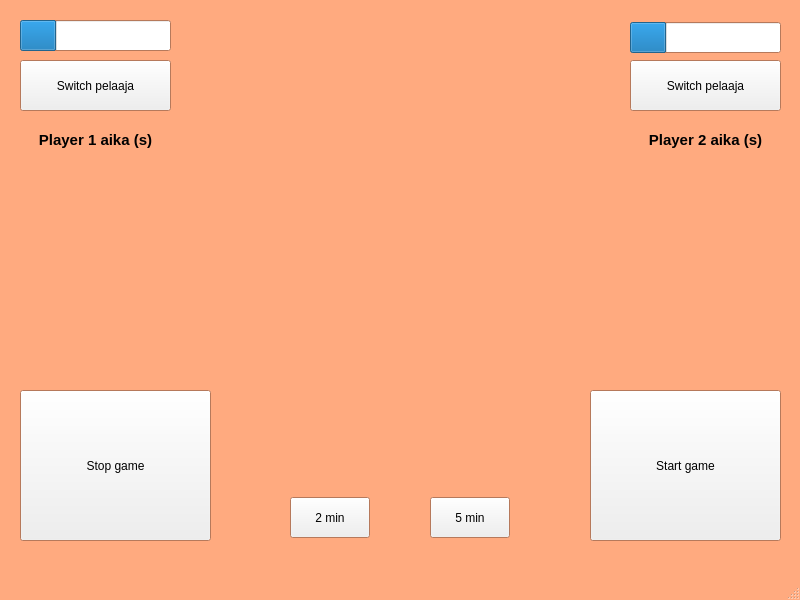
<?xml version="1.0" encoding="UTF-8"?>
<ui version="4.0">
 <class>MainWindow</class>
 <widget class="QMainWindow" name="MainWindow">
  <property name="enabled">
   <bool>true</bool>
  </property>
  <property name="geometry">
   <rect>
    <x>0</x>
    <y>0</y>
    <width>800</width>
    <height>600</height>
   </rect>
  </property>
  <property name="palette">
   <palette>
    <active>
     <colorrole role="Window">
      <brush brushstyle="SolidPattern">
       <color alpha="255">
        <red>255</red>
        <green>170</green>
        <blue>127</blue>
       </color>
      </brush>
     </colorrole>
    </active>
    <inactive>
     <colorrole role="Window">
      <brush brushstyle="SolidPattern">
       <color alpha="255">
        <red>255</red>
        <green>170</green>
        <blue>127</blue>
       </color>
      </brush>
     </colorrole>
    </inactive>
    <disabled>
     <colorrole role="Base">
      <brush brushstyle="SolidPattern">
       <color alpha="255">
        <red>255</red>
        <green>170</green>
        <blue>127</blue>
       </color>
      </brush>
     </colorrole>
     <colorrole role="Window">
      <brush brushstyle="SolidPattern">
       <color alpha="255">
        <red>255</red>
        <green>255</green>
        <blue>255</blue>
       </color>
      </brush>
     </colorrole>
    </disabled>
   </palette>
  </property>
  <property name="windowTitle">
   <string>chess o_o</string>
  </property>
  <widget class="QWidget" name="centralwidget">
   <widget class="QProgressBar" name="progressBar1">
    <property name="geometry">
     <rect>
      <x>20</x>
      <y>20</y>
      <width>151</width>
      <height>31</height>
     </rect>
    </property>
    <property name="value">
     <number>24</number>
    </property>
    <property name="textVisible">
     <bool>false</bool>
    </property>
   </widget>
   <widget class="QLabel" name="gameText">
    <property name="geometry">
     <rect>
      <x>-80</x>
      <y>-100</y>
      <width>941</width>
      <height>701</height>
     </rect>
    </property>
    <property name="palette">
     <palette>
      <active>
       <colorrole role="WindowText">
        <brush brushstyle="SolidPattern">
         <color alpha="255">
          <red>0</red>
          <green>0</green>
          <blue>0</blue>
         </color>
        </brush>
       </colorrole>
       <colorrole role="Button">
        <brush brushstyle="SolidPattern">
         <color alpha="255">
          <red>204</red>
          <green>1</green>
          <blue>255</blue>
         </color>
        </brush>
       </colorrole>
       <colorrole role="Light">
        <brush brushstyle="SolidPattern">
         <color alpha="255">
          <red>230</red>
          <green>128</green>
          <blue>255</blue>
         </color>
        </brush>
       </colorrole>
       <colorrole role="Midlight">
        <brush brushstyle="SolidPattern">
         <color alpha="255">
          <red>217</red>
          <green>64</green>
          <blue>255</blue>
         </color>
        </brush>
       </colorrole>
       <colorrole role="Dark">
        <brush brushstyle="SolidPattern">
         <color alpha="255">
          <red>102</red>
          <green>0</green>
          <blue>127</blue>
         </color>
        </brush>
       </colorrole>
       <colorrole role="Mid">
        <brush brushstyle="SolidPattern">
         <color alpha="255">
          <red>136</red>
          <green>1</green>
          <blue>170</blue>
         </color>
        </brush>
       </colorrole>
       <colorrole role="Text">
        <brush brushstyle="SolidPattern">
         <color alpha="255">
          <red>0</red>
          <green>0</green>
          <blue>0</blue>
         </color>
        </brush>
       </colorrole>
       <colorrole role="BrightText">
        <brush brushstyle="SolidPattern">
         <color alpha="255">
          <red>255</red>
          <green>255</green>
          <blue>255</blue>
         </color>
        </brush>
       </colorrole>
       <colorrole role="ButtonText">
        <brush brushstyle="SolidPattern">
         <color alpha="255">
          <red>0</red>
          <green>0</green>
          <blue>0</blue>
         </color>
        </brush>
       </colorrole>
       <colorrole role="Base">
        <brush brushstyle="SolidPattern">
         <color alpha="255">
          <red>255</red>
          <green>255</green>
          <blue>255</blue>
         </color>
        </brush>
       </colorrole>
       <colorrole role="Window">
        <brush brushstyle="SolidPattern">
         <color alpha="255">
          <red>204</red>
          <green>1</green>
          <blue>255</blue>
         </color>
        </brush>
       </colorrole>
       <colorrole role="Shadow">
        <brush brushstyle="SolidPattern">
         <color alpha="255">
          <red>0</red>
          <green>0</green>
          <blue>0</blue>
         </color>
        </brush>
       </colorrole>
       <colorrole role="AlternateBase">
        <brush brushstyle="SolidPattern">
         <color alpha="255">
          <red>229</red>
          <green>128</green>
          <blue>255</blue>
         </color>
        </brush>
       </colorrole>
       <colorrole role="ToolTipBase">
        <brush brushstyle="SolidPattern">
         <color alpha="255">
          <red>255</red>
          <green>255</green>
          <blue>220</blue>
         </color>
        </brush>
       </colorrole>
       <colorrole role="ToolTipText">
        <brush brushstyle="SolidPattern">
         <color alpha="255">
          <red>0</red>
          <green>0</green>
          <blue>0</blue>
         </color>
        </brush>
       </colorrole>
       <colorrole role="PlaceholderText">
        <brush brushstyle="SolidPattern">
         <color alpha="127">
          <red>0</red>
          <green>0</green>
          <blue>0</blue>
         </color>
        </brush>
       </colorrole>
       <colorrole role="Accent">
        <brush brushstyle="SolidPattern">
         <color alpha="255">
          <red>255</red>
          <green>255</green>
          <blue>255</blue>
         </color>
        </brush>
       </colorrole>
      </active>
      <inactive>
       <colorrole role="WindowText">
        <brush brushstyle="SolidPattern">
         <color alpha="255">
          <red>0</red>
          <green>0</green>
          <blue>0</blue>
         </color>
        </brush>
       </colorrole>
       <colorrole role="Button">
        <brush brushstyle="SolidPattern">
         <color alpha="255">
          <red>204</red>
          <green>1</green>
          <blue>255</blue>
         </color>
        </brush>
       </colorrole>
       <colorrole role="Light">
        <brush brushstyle="SolidPattern">
         <color alpha="255">
          <red>230</red>
          <green>128</green>
          <blue>255</blue>
         </color>
        </brush>
       </colorrole>
       <colorrole role="Midlight">
        <brush brushstyle="SolidPattern">
         <color alpha="255">
          <red>217</red>
          <green>64</green>
          <blue>255</blue>
         </color>
        </brush>
       </colorrole>
       <colorrole role="Dark">
        <brush brushstyle="SolidPattern">
         <color alpha="255">
          <red>102</red>
          <green>0</green>
          <blue>127</blue>
         </color>
        </brush>
       </colorrole>
       <colorrole role="Mid">
        <brush brushstyle="SolidPattern">
         <color alpha="255">
          <red>136</red>
          <green>1</green>
          <blue>170</blue>
         </color>
        </brush>
       </colorrole>
       <colorrole role="Text">
        <brush brushstyle="SolidPattern">
         <color alpha="255">
          <red>0</red>
          <green>0</green>
          <blue>0</blue>
         </color>
        </brush>
       </colorrole>
       <colorrole role="BrightText">
        <brush brushstyle="SolidPattern">
         <color alpha="255">
          <red>255</red>
          <green>255</green>
          <blue>255</blue>
         </color>
        </brush>
       </colorrole>
       <colorrole role="ButtonText">
        <brush brushstyle="SolidPattern">
         <color alpha="255">
          <red>0</red>
          <green>0</green>
          <blue>0</blue>
         </color>
        </brush>
       </colorrole>
       <colorrole role="Base">
        <brush brushstyle="SolidPattern">
         <color alpha="255">
          <red>255</red>
          <green>255</green>
          <blue>255</blue>
         </color>
        </brush>
       </colorrole>
       <colorrole role="Window">
        <brush brushstyle="SolidPattern">
         <color alpha="255">
          <red>204</red>
          <green>1</green>
          <blue>255</blue>
         </color>
        </brush>
       </colorrole>
       <colorrole role="Shadow">
        <brush brushstyle="SolidPattern">
         <color alpha="255">
          <red>0</red>
          <green>0</green>
          <blue>0</blue>
         </color>
        </brush>
       </colorrole>
       <colorrole role="AlternateBase">
        <brush brushstyle="SolidPattern">
         <color alpha="255">
          <red>229</red>
          <green>128</green>
          <blue>255</blue>
         </color>
        </brush>
       </colorrole>
       <colorrole role="ToolTipBase">
        <brush brushstyle="SolidPattern">
         <color alpha="255">
          <red>255</red>
          <green>255</green>
          <blue>220</blue>
         </color>
        </brush>
       </colorrole>
       <colorrole role="ToolTipText">
        <brush brushstyle="SolidPattern">
         <color alpha="255">
          <red>0</red>
          <green>0</green>
          <blue>0</blue>
         </color>
        </brush>
       </colorrole>
       <colorrole role="PlaceholderText">
        <brush brushstyle="SolidPattern">
         <color alpha="127">
          <red>0</red>
          <green>0</green>
          <blue>0</blue>
         </color>
        </brush>
       </colorrole>
       <colorrole role="Accent">
        <brush brushstyle="SolidPattern">
         <color alpha="255">
          <red>255</red>
          <green>255</green>
          <blue>255</blue>
         </color>
        </brush>
       </colorrole>
      </inactive>
      <disabled>
       <colorrole role="WindowText">
        <brush brushstyle="SolidPattern">
         <color alpha="255">
          <red>102</red>
          <green>0</green>
          <blue>127</blue>
         </color>
        </brush>
       </colorrole>
       <colorrole role="Button">
        <brush brushstyle="SolidPattern">
         <color alpha="255">
          <red>204</red>
          <green>1</green>
          <blue>255</blue>
         </color>
        </brush>
       </colorrole>
       <colorrole role="Light">
        <brush brushstyle="SolidPattern">
         <color alpha="255">
          <red>230</red>
          <green>128</green>
          <blue>255</blue>
         </color>
        </brush>
       </colorrole>
       <colorrole role="Midlight">
        <brush brushstyle="SolidPattern">
         <color alpha="255">
          <red>217</red>
          <green>64</green>
          <blue>255</blue>
         </color>
        </brush>
       </colorrole>
       <colorrole role="Dark">
        <brush brushstyle="SolidPattern">
         <color alpha="255">
          <red>102</red>
          <green>0</green>
          <blue>127</blue>
         </color>
        </brush>
       </colorrole>
       <colorrole role="Mid">
        <brush brushstyle="SolidPattern">
         <color alpha="255">
          <red>136</red>
          <green>1</green>
          <blue>170</blue>
         </color>
        </brush>
       </colorrole>
       <colorrole role="Text">
        <brush brushstyle="SolidPattern">
         <color alpha="255">
          <red>102</red>
          <green>0</green>
          <blue>127</blue>
         </color>
        </brush>
       </colorrole>
       <colorrole role="BrightText">
        <brush brushstyle="SolidPattern">
         <color alpha="255">
          <red>255</red>
          <green>255</green>
          <blue>255</blue>
         </color>
        </brush>
       </colorrole>
       <colorrole role="ButtonText">
        <brush brushstyle="SolidPattern">
         <color alpha="255">
          <red>102</red>
          <green>0</green>
          <blue>127</blue>
         </color>
        </brush>
       </colorrole>
       <colorrole role="Base">
        <brush brushstyle="SolidPattern">
         <color alpha="255">
          <red>204</red>
          <green>1</green>
          <blue>255</blue>
         </color>
        </brush>
       </colorrole>
       <colorrole role="Window">
        <brush brushstyle="SolidPattern">
         <color alpha="255">
          <red>204</red>
          <green>1</green>
          <blue>255</blue>
         </color>
        </brush>
       </colorrole>
       <colorrole role="Shadow">
        <brush brushstyle="SolidPattern">
         <color alpha="255">
          <red>0</red>
          <green>0</green>
          <blue>0</blue>
         </color>
        </brush>
       </colorrole>
       <colorrole role="AlternateBase">
        <brush brushstyle="SolidPattern">
         <color alpha="255">
          <red>204</red>
          <green>1</green>
          <blue>255</blue>
         </color>
        </brush>
       </colorrole>
       <colorrole role="ToolTipBase">
        <brush brushstyle="SolidPattern">
         <color alpha="255">
          <red>255</red>
          <green>255</green>
          <blue>220</blue>
         </color>
        </brush>
       </colorrole>
       <colorrole role="ToolTipText">
        <brush brushstyle="SolidPattern">
         <color alpha="255">
          <red>0</red>
          <green>0</green>
          <blue>0</blue>
         </color>
        </brush>
       </colorrole>
       <colorrole role="PlaceholderText">
        <brush brushstyle="SolidPattern">
         <color alpha="127">
          <red>102</red>
          <green>0</green>
          <blue>127</blue>
         </color>
        </brush>
       </colorrole>
       <colorrole role="Accent">
        <brush brushstyle="SolidPattern">
         <color alpha="255">
          <red>219</red>
          <green>77</green>
          <blue>255</blue>
         </color>
        </brush>
       </colorrole>
      </disabled>
     </palette>
    </property>
    <property name="font">
     <font>
      <bold>true</bold>
     </font>
    </property>
    <property name="text">
     <string/>
    </property>
    <property name="pixmap">
     <pixmap>:/new/kukumper/build/ahyes.jpeg</pixmap>
    </property>
    <property name="scaledContents">
     <bool>false</bool>
    </property>
    <property name="alignment">
     <set>Qt::AlignmentFlag::AlignCenter</set>
    </property>
   </widget>
   <widget class="QPushButton" name="aikaButton1">
    <property name="geometry">
     <rect>
      <x>290</x>
      <y>497</y>
      <width>80</width>
      <height>41</height>
     </rect>
    </property>
    <property name="text">
     <string>2 min</string>
    </property>
   </widget>
   <widget class="QPushButton" name="stopButton">
    <property name="geometry">
     <rect>
      <x>20</x>
      <y>390</y>
      <width>191</width>
      <height>151</height>
     </rect>
    </property>
    <property name="text">
     <string>Stop game</string>
    </property>
   </widget>
   <widget class="QPushButton" name="startButton">
    <property name="geometry">
     <rect>
      <x>590</x>
      <y>390</y>
      <width>191</width>
      <height>151</height>
     </rect>
    </property>
    <property name="text">
     <string>Start game</string>
    </property>
   </widget>
   <widget class="QProgressBar" name="progressBar2">
    <property name="geometry">
     <rect>
      <x>630</x>
      <y>22</y>
      <width>151</width>
      <height>31</height>
     </rect>
    </property>
    <property name="layoutDirection">
     <enum>Qt::LayoutDirection::LeftToRight</enum>
    </property>
    <property name="value">
     <number>24</number>
    </property>
    <property name="textVisible">
     <bool>false</bool>
    </property>
    <property name="orientation">
     <enum>Qt::Orientation::Horizontal</enum>
    </property>
    <property name="invertedAppearance">
     <bool>false</bool>
    </property>
   </widget>
   <widget class="QPushButton" name="aikaButton2">
    <property name="geometry">
     <rect>
      <x>430</x>
      <y>497</y>
      <width>80</width>
      <height>41</height>
     </rect>
    </property>
    <property name="text">
     <string>5 min</string>
    </property>
   </widget>
   <widget class="QPushButton" name="switchButton1">
    <property name="geometry">
     <rect>
      <x>20</x>
      <y>60</y>
      <width>151</width>
      <height>51</height>
     </rect>
    </property>
    <property name="text">
     <string>Switch pelaaja</string>
    </property>
   </widget>
   <widget class="QPushButton" name="switchButton2">
    <property name="geometry">
     <rect>
      <x>630</x>
      <y>60</y>
      <width>151</width>
      <height>51</height>
     </rect>
    </property>
    <property name="text">
     <string>Switch pelaaja</string>
    </property>
   </widget>
   <widget class="QLabel" name="p1Aika">
    <property name="geometry">
     <rect>
      <x>20</x>
      <y>150</y>
      <width>151</width>
      <height>21</height>
     </rect>
    </property>
    <property name="palette">
     <palette>
      <active>
       <colorrole role="WindowText">
        <brush brushstyle="SolidPattern">
         <color alpha="255">
          <red>0</red>
          <green>0</green>
          <blue>0</blue>
         </color>
        </brush>
       </colorrole>
       <colorrole role="Button">
        <brush brushstyle="SolidPattern">
         <color alpha="255">
          <red>0</red>
          <green>0</green>
          <blue>0</blue>
         </color>
        </brush>
       </colorrole>
       <colorrole role="Light">
        <brush brushstyle="SolidPattern">
         <color alpha="255">
          <red>0</red>
          <green>0</green>
          <blue>0</blue>
         </color>
        </brush>
       </colorrole>
       <colorrole role="Midlight">
        <brush brushstyle="SolidPattern">
         <color alpha="255">
          <red>0</red>
          <green>0</green>
          <blue>0</blue>
         </color>
        </brush>
       </colorrole>
       <colorrole role="Dark">
        <brush brushstyle="SolidPattern">
         <color alpha="255">
          <red>0</red>
          <green>0</green>
          <blue>0</blue>
         </color>
        </brush>
       </colorrole>
       <colorrole role="Mid">
        <brush brushstyle="SolidPattern">
         <color alpha="255">
          <red>0</red>
          <green>0</green>
          <blue>0</blue>
         </color>
        </brush>
       </colorrole>
       <colorrole role="Text">
        <brush brushstyle="SolidPattern">
         <color alpha="255">
          <red>0</red>
          <green>0</green>
          <blue>0</blue>
         </color>
        </brush>
       </colorrole>
       <colorrole role="BrightText">
        <brush brushstyle="SolidPattern">
         <color alpha="255">
          <red>0</red>
          <green>0</green>
          <blue>0</blue>
         </color>
        </brush>
       </colorrole>
       <colorrole role="ButtonText">
        <brush brushstyle="SolidPattern">
         <color alpha="255">
          <red>0</red>
          <green>0</green>
          <blue>0</blue>
         </color>
        </brush>
       </colorrole>
       <colorrole role="Base">
        <brush brushstyle="SolidPattern">
         <color alpha="255">
          <red>0</red>
          <green>0</green>
          <blue>0</blue>
         </color>
        </brush>
       </colorrole>
       <colorrole role="Window">
        <brush brushstyle="SolidPattern">
         <color alpha="255">
          <red>0</red>
          <green>0</green>
          <blue>0</blue>
         </color>
        </brush>
       </colorrole>
       <colorrole role="Shadow">
        <brush brushstyle="SolidPattern">
         <color alpha="255">
          <red>0</red>
          <green>0</green>
          <blue>0</blue>
         </color>
        </brush>
       </colorrole>
       <colorrole role="HighlightedText">
        <brush brushstyle="SolidPattern">
         <color alpha="255">
          <red>0</red>
          <green>0</green>
          <blue>0</blue>
         </color>
        </brush>
       </colorrole>
       <colorrole role="AlternateBase">
        <brush brushstyle="SolidPattern">
         <color alpha="255">
          <red>0</red>
          <green>0</green>
          <blue>0</blue>
         </color>
        </brush>
       </colorrole>
       <colorrole role="ToolTipBase">
        <brush brushstyle="SolidPattern">
         <color alpha="255">
          <red>255</red>
          <green>255</green>
          <blue>220</blue>
         </color>
        </brush>
       </colorrole>
       <colorrole role="ToolTipText">
        <brush brushstyle="SolidPattern">
         <color alpha="255">
          <red>0</red>
          <green>0</green>
          <blue>0</blue>
         </color>
        </brush>
       </colorrole>
       <colorrole role="PlaceholderText">
        <brush brushstyle="SolidPattern">
         <color alpha="127">
          <red>255</red>
          <green>255</green>
          <blue>255</blue>
         </color>
        </brush>
       </colorrole>
       <colorrole role="Accent">
        <brush brushstyle="SolidPattern">
         <color alpha="255">
          <red>0</red>
          <green>0</green>
          <blue>0</blue>
         </color>
        </brush>
       </colorrole>
      </active>
      <inactive>
       <colorrole role="WindowText">
        <brush brushstyle="SolidPattern">
         <color alpha="255">
          <red>0</red>
          <green>0</green>
          <blue>0</blue>
         </color>
        </brush>
       </colorrole>
       <colorrole role="Button">
        <brush brushstyle="SolidPattern">
         <color alpha="255">
          <red>0</red>
          <green>0</green>
          <blue>0</blue>
         </color>
        </brush>
       </colorrole>
       <colorrole role="Light">
        <brush brushstyle="SolidPattern">
         <color alpha="255">
          <red>0</red>
          <green>0</green>
          <blue>0</blue>
         </color>
        </brush>
       </colorrole>
       <colorrole role="Midlight">
        <brush brushstyle="SolidPattern">
         <color alpha="255">
          <red>0</red>
          <green>0</green>
          <blue>0</blue>
         </color>
        </brush>
       </colorrole>
       <colorrole role="Dark">
        <brush brushstyle="SolidPattern">
         <color alpha="255">
          <red>0</red>
          <green>0</green>
          <blue>0</blue>
         </color>
        </brush>
       </colorrole>
       <colorrole role="Mid">
        <brush brushstyle="SolidPattern">
         <color alpha="255">
          <red>0</red>
          <green>0</green>
          <blue>0</blue>
         </color>
        </brush>
       </colorrole>
       <colorrole role="Text">
        <brush brushstyle="SolidPattern">
         <color alpha="255">
          <red>0</red>
          <green>0</green>
          <blue>0</blue>
         </color>
        </brush>
       </colorrole>
       <colorrole role="BrightText">
        <brush brushstyle="SolidPattern">
         <color alpha="255">
          <red>0</red>
          <green>0</green>
          <blue>0</blue>
         </color>
        </brush>
       </colorrole>
       <colorrole role="ButtonText">
        <brush brushstyle="SolidPattern">
         <color alpha="255">
          <red>0</red>
          <green>0</green>
          <blue>0</blue>
         </color>
        </brush>
       </colorrole>
       <colorrole role="Base">
        <brush brushstyle="SolidPattern">
         <color alpha="255">
          <red>0</red>
          <green>0</green>
          <blue>0</blue>
         </color>
        </brush>
       </colorrole>
       <colorrole role="Window">
        <brush brushstyle="SolidPattern">
         <color alpha="255">
          <red>0</red>
          <green>0</green>
          <blue>0</blue>
         </color>
        </brush>
       </colorrole>
       <colorrole role="Shadow">
        <brush brushstyle="SolidPattern">
         <color alpha="255">
          <red>0</red>
          <green>0</green>
          <blue>0</blue>
         </color>
        </brush>
       </colorrole>
       <colorrole role="HighlightedText">
        <brush brushstyle="SolidPattern">
         <color alpha="255">
          <red>0</red>
          <green>0</green>
          <blue>0</blue>
         </color>
        </brush>
       </colorrole>
       <colorrole role="AlternateBase">
        <brush brushstyle="SolidPattern">
         <color alpha="255">
          <red>0</red>
          <green>0</green>
          <blue>0</blue>
         </color>
        </brush>
       </colorrole>
       <colorrole role="ToolTipBase">
        <brush brushstyle="SolidPattern">
         <color alpha="255">
          <red>255</red>
          <green>255</green>
          <blue>220</blue>
         </color>
        </brush>
       </colorrole>
       <colorrole role="ToolTipText">
        <brush brushstyle="SolidPattern">
         <color alpha="255">
          <red>0</red>
          <green>0</green>
          <blue>0</blue>
         </color>
        </brush>
       </colorrole>
       <colorrole role="PlaceholderText">
        <brush brushstyle="SolidPattern">
         <color alpha="127">
          <red>255</red>
          <green>255</green>
          <blue>255</blue>
         </color>
        </brush>
       </colorrole>
       <colorrole role="Accent">
        <brush brushstyle="SolidPattern">
         <color alpha="255">
          <red>0</red>
          <green>0</green>
          <blue>0</blue>
         </color>
        </brush>
       </colorrole>
      </inactive>
      <disabled>
       <colorrole role="WindowText">
        <brush brushstyle="SolidPattern">
         <color alpha="255">
          <red>0</red>
          <green>0</green>
          <blue>0</blue>
         </color>
        </brush>
       </colorrole>
       <colorrole role="Button">
        <brush brushstyle="SolidPattern">
         <color alpha="255">
          <red>0</red>
          <green>0</green>
          <blue>0</blue>
         </color>
        </brush>
       </colorrole>
       <colorrole role="Light">
        <brush brushstyle="SolidPattern">
         <color alpha="255">
          <red>0</red>
          <green>0</green>
          <blue>0</blue>
         </color>
        </brush>
       </colorrole>
       <colorrole role="Midlight">
        <brush brushstyle="SolidPattern">
         <color alpha="255">
          <red>0</red>
          <green>0</green>
          <blue>0</blue>
         </color>
        </brush>
       </colorrole>
       <colorrole role="Dark">
        <brush brushstyle="SolidPattern">
         <color alpha="255">
          <red>0</red>
          <green>0</green>
          <blue>0</blue>
         </color>
        </brush>
       </colorrole>
       <colorrole role="Mid">
        <brush brushstyle="SolidPattern">
         <color alpha="255">
          <red>0</red>
          <green>0</green>
          <blue>0</blue>
         </color>
        </brush>
       </colorrole>
       <colorrole role="Text">
        <brush brushstyle="SolidPattern">
         <color alpha="255">
          <red>0</red>
          <green>0</green>
          <blue>0</blue>
         </color>
        </brush>
       </colorrole>
       <colorrole role="BrightText">
        <brush brushstyle="SolidPattern">
         <color alpha="255">
          <red>0</red>
          <green>0</green>
          <blue>0</blue>
         </color>
        </brush>
       </colorrole>
       <colorrole role="ButtonText">
        <brush brushstyle="SolidPattern">
         <color alpha="255">
          <red>0</red>
          <green>0</green>
          <blue>0</blue>
         </color>
        </brush>
       </colorrole>
       <colorrole role="Base">
        <brush brushstyle="SolidPattern">
         <color alpha="255">
          <red>0</red>
          <green>0</green>
          <blue>0</blue>
         </color>
        </brush>
       </colorrole>
       <colorrole role="Window">
        <brush brushstyle="SolidPattern">
         <color alpha="255">
          <red>0</red>
          <green>0</green>
          <blue>0</blue>
         </color>
        </brush>
       </colorrole>
       <colorrole role="Shadow">
        <brush brushstyle="SolidPattern">
         <color alpha="255">
          <red>0</red>
          <green>0</green>
          <blue>0</blue>
         </color>
        </brush>
       </colorrole>
       <colorrole role="HighlightedText">
        <brush brushstyle="SolidPattern">
         <color alpha="255">
          <red>0</red>
          <green>0</green>
          <blue>0</blue>
         </color>
        </brush>
       </colorrole>
       <colorrole role="AlternateBase">
        <brush brushstyle="SolidPattern">
         <color alpha="255">
          <red>0</red>
          <green>0</green>
          <blue>0</blue>
         </color>
        </brush>
       </colorrole>
       <colorrole role="ToolTipBase">
        <brush brushstyle="SolidPattern">
         <color alpha="255">
          <red>255</red>
          <green>255</green>
          <blue>220</blue>
         </color>
        </brush>
       </colorrole>
       <colorrole role="ToolTipText">
        <brush brushstyle="SolidPattern">
         <color alpha="255">
          <red>0</red>
          <green>0</green>
          <blue>0</blue>
         </color>
        </brush>
       </colorrole>
       <colorrole role="PlaceholderText">
        <brush brushstyle="SolidPattern">
         <color alpha="127">
          <red>0</red>
          <green>0</green>
          <blue>0</blue>
         </color>
        </brush>
       </colorrole>
       <colorrole role="Accent">
        <brush brushstyle="SolidPattern">
         <color alpha="255">
          <red>0</red>
          <green>0</green>
          <blue>0</blue>
         </color>
        </brush>
       </colorrole>
      </disabled>
     </palette>
    </property>
    <property name="font">
     <font>
      <family>Source Code Pro</family>
      <pointsize>15</pointsize>
      <bold>true</bold>
     </font>
    </property>
    <property name="text">
     <string/>
    </property>
    <property name="alignment">
     <set>Qt::AlignmentFlag::AlignCenter</set>
    </property>
   </widget>
   <widget class="QLabel" name="p2Aika">
    <property name="geometry">
     <rect>
      <x>630</x>
      <y>150</y>
      <width>151</width>
      <height>20</height>
     </rect>
    </property>
    <property name="palette">
     <palette>
      <active>
       <colorrole role="WindowText">
        <brush brushstyle="SolidPattern">
         <color alpha="255">
          <red>0</red>
          <green>0</green>
          <blue>0</blue>
         </color>
        </brush>
       </colorrole>
       <colorrole role="Button">
        <brush brushstyle="SolidPattern">
         <color alpha="255">
          <red>0</red>
          <green>0</green>
          <blue>0</blue>
         </color>
        </brush>
       </colorrole>
       <colorrole role="Light">
        <brush brushstyle="SolidPattern">
         <color alpha="255">
          <red>0</red>
          <green>0</green>
          <blue>0</blue>
         </color>
        </brush>
       </colorrole>
       <colorrole role="Midlight">
        <brush brushstyle="SolidPattern">
         <color alpha="255">
          <red>0</red>
          <green>0</green>
          <blue>0</blue>
         </color>
        </brush>
       </colorrole>
       <colorrole role="Dark">
        <brush brushstyle="SolidPattern">
         <color alpha="255">
          <red>0</red>
          <green>0</green>
          <blue>0</blue>
         </color>
        </brush>
       </colorrole>
       <colorrole role="Mid">
        <brush brushstyle="SolidPattern">
         <color alpha="255">
          <red>0</red>
          <green>0</green>
          <blue>0</blue>
         </color>
        </brush>
       </colorrole>
       <colorrole role="Text">
        <brush brushstyle="SolidPattern">
         <color alpha="255">
          <red>255</red>
          <green>255</green>
          <blue>255</blue>
         </color>
        </brush>
       </colorrole>
       <colorrole role="BrightText">
        <brush brushstyle="SolidPattern">
         <color alpha="255">
          <red>255</red>
          <green>255</green>
          <blue>255</blue>
         </color>
        </brush>
       </colorrole>
       <colorrole role="ButtonText">
        <brush brushstyle="SolidPattern">
         <color alpha="255">
          <red>255</red>
          <green>255</green>
          <blue>255</blue>
         </color>
        </brush>
       </colorrole>
       <colorrole role="Base">
        <brush brushstyle="SolidPattern">
         <color alpha="255">
          <red>0</red>
          <green>0</green>
          <blue>0</blue>
         </color>
        </brush>
       </colorrole>
       <colorrole role="Window">
        <brush brushstyle="SolidPattern">
         <color alpha="255">
          <red>0</red>
          <green>0</green>
          <blue>0</blue>
         </color>
        </brush>
       </colorrole>
       <colorrole role="Shadow">
        <brush brushstyle="SolidPattern">
         <color alpha="255">
          <red>0</red>
          <green>0</green>
          <blue>0</blue>
         </color>
        </brush>
       </colorrole>
       <colorrole role="AlternateBase">
        <brush brushstyle="SolidPattern">
         <color alpha="255">
          <red>0</red>
          <green>0</green>
          <blue>0</blue>
         </color>
        </brush>
       </colorrole>
       <colorrole role="ToolTipBase">
        <brush brushstyle="SolidPattern">
         <color alpha="255">
          <red>255</red>
          <green>255</green>
          <blue>220</blue>
         </color>
        </brush>
       </colorrole>
       <colorrole role="ToolTipText">
        <brush brushstyle="SolidPattern">
         <color alpha="255">
          <red>0</red>
          <green>0</green>
          <blue>0</blue>
         </color>
        </brush>
       </colorrole>
       <colorrole role="PlaceholderText">
        <brush brushstyle="SolidPattern">
         <color alpha="127">
          <red>255</red>
          <green>255</green>
          <blue>255</blue>
         </color>
        </brush>
       </colorrole>
       <colorrole role="Accent">
        <brush brushstyle="SolidPattern">
         <color alpha="255">
          <red>0</red>
          <green>0</green>
          <blue>0</blue>
         </color>
        </brush>
       </colorrole>
      </active>
      <inactive>
       <colorrole role="WindowText">
        <brush brushstyle="SolidPattern">
         <color alpha="255">
          <red>0</red>
          <green>0</green>
          <blue>0</blue>
         </color>
        </brush>
       </colorrole>
       <colorrole role="Button">
        <brush brushstyle="SolidPattern">
         <color alpha="255">
          <red>0</red>
          <green>0</green>
          <blue>0</blue>
         </color>
        </brush>
       </colorrole>
       <colorrole role="Light">
        <brush brushstyle="SolidPattern">
         <color alpha="255">
          <red>0</red>
          <green>0</green>
          <blue>0</blue>
         </color>
        </brush>
       </colorrole>
       <colorrole role="Midlight">
        <brush brushstyle="SolidPattern">
         <color alpha="255">
          <red>0</red>
          <green>0</green>
          <blue>0</blue>
         </color>
        </brush>
       </colorrole>
       <colorrole role="Dark">
        <brush brushstyle="SolidPattern">
         <color alpha="255">
          <red>0</red>
          <green>0</green>
          <blue>0</blue>
         </color>
        </brush>
       </colorrole>
       <colorrole role="Mid">
        <brush brushstyle="SolidPattern">
         <color alpha="255">
          <red>0</red>
          <green>0</green>
          <blue>0</blue>
         </color>
        </brush>
       </colorrole>
       <colorrole role="Text">
        <brush brushstyle="SolidPattern">
         <color alpha="255">
          <red>255</red>
          <green>255</green>
          <blue>255</blue>
         </color>
        </brush>
       </colorrole>
       <colorrole role="BrightText">
        <brush brushstyle="SolidPattern">
         <color alpha="255">
          <red>255</red>
          <green>255</green>
          <blue>255</blue>
         </color>
        </brush>
       </colorrole>
       <colorrole role="ButtonText">
        <brush brushstyle="SolidPattern">
         <color alpha="255">
          <red>255</red>
          <green>255</green>
          <blue>255</blue>
         </color>
        </brush>
       </colorrole>
       <colorrole role="Base">
        <brush brushstyle="SolidPattern">
         <color alpha="255">
          <red>0</red>
          <green>0</green>
          <blue>0</blue>
         </color>
        </brush>
       </colorrole>
       <colorrole role="Window">
        <brush brushstyle="SolidPattern">
         <color alpha="255">
          <red>0</red>
          <green>0</green>
          <blue>0</blue>
         </color>
        </brush>
       </colorrole>
       <colorrole role="Shadow">
        <brush brushstyle="SolidPattern">
         <color alpha="255">
          <red>0</red>
          <green>0</green>
          <blue>0</blue>
         </color>
        </brush>
       </colorrole>
       <colorrole role="AlternateBase">
        <brush brushstyle="SolidPattern">
         <color alpha="255">
          <red>0</red>
          <green>0</green>
          <blue>0</blue>
         </color>
        </brush>
       </colorrole>
       <colorrole role="ToolTipBase">
        <brush brushstyle="SolidPattern">
         <color alpha="255">
          <red>255</red>
          <green>255</green>
          <blue>220</blue>
         </color>
        </brush>
       </colorrole>
       <colorrole role="ToolTipText">
        <brush brushstyle="SolidPattern">
         <color alpha="255">
          <red>0</red>
          <green>0</green>
          <blue>0</blue>
         </color>
        </brush>
       </colorrole>
       <colorrole role="PlaceholderText">
        <brush brushstyle="SolidPattern">
         <color alpha="127">
          <red>255</red>
          <green>255</green>
          <blue>255</blue>
         </color>
        </brush>
       </colorrole>
       <colorrole role="Accent">
        <brush brushstyle="SolidPattern">
         <color alpha="255">
          <red>0</red>
          <green>0</green>
          <blue>0</blue>
         </color>
        </brush>
       </colorrole>
      </inactive>
      <disabled>
       <colorrole role="WindowText">
        <brush brushstyle="SolidPattern">
         <color alpha="255">
          <red>0</red>
          <green>0</green>
          <blue>0</blue>
         </color>
        </brush>
       </colorrole>
       <colorrole role="Button">
        <brush brushstyle="SolidPattern">
         <color alpha="255">
          <red>0</red>
          <green>0</green>
          <blue>0</blue>
         </color>
        </brush>
       </colorrole>
       <colorrole role="Light">
        <brush brushstyle="SolidPattern">
         <color alpha="255">
          <red>0</red>
          <green>0</green>
          <blue>0</blue>
         </color>
        </brush>
       </colorrole>
       <colorrole role="Midlight">
        <brush brushstyle="SolidPattern">
         <color alpha="255">
          <red>0</red>
          <green>0</green>
          <blue>0</blue>
         </color>
        </brush>
       </colorrole>
       <colorrole role="Dark">
        <brush brushstyle="SolidPattern">
         <color alpha="255">
          <red>0</red>
          <green>0</green>
          <blue>0</blue>
         </color>
        </brush>
       </colorrole>
       <colorrole role="Mid">
        <brush brushstyle="SolidPattern">
         <color alpha="255">
          <red>0</red>
          <green>0</green>
          <blue>0</blue>
         </color>
        </brush>
       </colorrole>
       <colorrole role="Text">
        <brush brushstyle="SolidPattern">
         <color alpha="255">
          <red>0</red>
          <green>0</green>
          <blue>0</blue>
         </color>
        </brush>
       </colorrole>
       <colorrole role="BrightText">
        <brush brushstyle="SolidPattern">
         <color alpha="255">
          <red>255</red>
          <green>255</green>
          <blue>255</blue>
         </color>
        </brush>
       </colorrole>
       <colorrole role="ButtonText">
        <brush brushstyle="SolidPattern">
         <color alpha="255">
          <red>0</red>
          <green>0</green>
          <blue>0</blue>
         </color>
        </brush>
       </colorrole>
       <colorrole role="Base">
        <brush brushstyle="SolidPattern">
         <color alpha="255">
          <red>0</red>
          <green>0</green>
          <blue>0</blue>
         </color>
        </brush>
       </colorrole>
       <colorrole role="Window">
        <brush brushstyle="SolidPattern">
         <color alpha="255">
          <red>0</red>
          <green>0</green>
          <blue>0</blue>
         </color>
        </brush>
       </colorrole>
       <colorrole role="Shadow">
        <brush brushstyle="SolidPattern">
         <color alpha="255">
          <red>0</red>
          <green>0</green>
          <blue>0</blue>
         </color>
        </brush>
       </colorrole>
       <colorrole role="AlternateBase">
        <brush brushstyle="SolidPattern">
         <color alpha="255">
          <red>0</red>
          <green>0</green>
          <blue>0</blue>
         </color>
        </brush>
       </colorrole>
       <colorrole role="ToolTipBase">
        <brush brushstyle="SolidPattern">
         <color alpha="255">
          <red>255</red>
          <green>255</green>
          <blue>220</blue>
         </color>
        </brush>
       </colorrole>
       <colorrole role="ToolTipText">
        <brush brushstyle="SolidPattern">
         <color alpha="255">
          <red>0</red>
          <green>0</green>
          <blue>0</blue>
         </color>
        </brush>
       </colorrole>
       <colorrole role="PlaceholderText">
        <brush brushstyle="SolidPattern">
         <color alpha="127">
          <red>0</red>
          <green>0</green>
          <blue>0</blue>
         </color>
        </brush>
       </colorrole>
       <colorrole role="Accent">
        <brush brushstyle="SolidPattern">
         <color alpha="255">
          <red>0</red>
          <green>0</green>
          <blue>0</blue>
         </color>
        </brush>
       </colorrole>
      </disabled>
     </palette>
    </property>
    <property name="font">
     <font>
      <family>Source Code Pro</family>
      <pointsize>15</pointsize>
      <bold>true</bold>
     </font>
    </property>
    <property name="text">
     <string/>
    </property>
    <property name="textFormat">
     <enum>Qt::TextFormat::PlainText</enum>
    </property>
    <property name="alignment">
     <set>Qt::AlignmentFlag::AlignCenter</set>
    </property>
   </widget>
   <widget class="QLabel" name="label">
    <property name="geometry">
     <rect>
      <x>20</x>
      <y>130</y>
      <width>151</width>
      <height>20</height>
     </rect>
    </property>
    <property name="font">
     <font>
      <pointsize>11</pointsize>
      <bold>true</bold>
     </font>
    </property>
    <property name="text">
     <string>Player 1 aika (s)</string>
    </property>
    <property name="alignment">
     <set>Qt::AlignmentFlag::AlignCenter</set>
    </property>
   </widget>
   <widget class="QLabel" name="label_2">
    <property name="geometry">
     <rect>
      <x>630</x>
      <y>130</y>
      <width>151</width>
      <height>20</height>
     </rect>
    </property>
    <property name="font">
     <font>
      <pointsize>11</pointsize>
      <bold>true</bold>
     </font>
    </property>
    <property name="text">
     <string>Player 2 aika (s)</string>
    </property>
    <property name="alignment">
     <set>Qt::AlignmentFlag::AlignCenter</set>
    </property>
   </widget>
   <widget class="QLabel" name="kisulabel">
    <property name="geometry">
     <rect>
      <x>180</x>
      <y>20</y>
      <width>121</width>
      <height>91</height>
     </rect>
    </property>
    <property name="text">
     <string/>
    </property>
    <property name="pixmap">
     <pixmap resource="kisumisu.qrc">:/kisumisu/sillybilly.png</pixmap>
    </property>
    <property name="scaledContents">
     <bool>true</bool>
    </property>
   </widget>
   <widget class="QLabel" name="kurkkis">
    <property name="geometry">
     <rect>
      <x>490</x>
      <y>20</y>
      <width>131</width>
      <height>91</height>
     </rect>
    </property>
    <property name="text">
     <string/>
    </property>
    <property name="pixmap">
     <pixmap resource="kisumisu.qrc">:/kisumisu/kurkkis.png</pixmap>
    </property>
    <property name="scaledContents">
     <bool>true</bool>
    </property>
   </widget>
   <widget class="QLabel" name="chess">
    <property name="geometry">
     <rect>
      <x>0</x>
      <y>0</y>
      <width>811</width>
      <height>561</height>
     </rect>
    </property>
    <property name="palette">
     <palette>
      <active>
       <colorrole role="Base">
        <brush brushstyle="SolidPattern">
         <color alpha="255">
          <red>255</red>
          <green>255</green>
          <blue>255</blue>
         </color>
        </brush>
       </colorrole>
       <colorrole role="Accent">
        <brush brushstyle="SolidPattern">
         <color alpha="255">
          <red>255</red>
          <green>255</green>
          <blue>255</blue>
         </color>
        </brush>
       </colorrole>
      </active>
      <inactive>
       <colorrole role="Base">
        <brush brushstyle="SolidPattern">
         <color alpha="255">
          <red>255</red>
          <green>255</green>
          <blue>255</blue>
         </color>
        </brush>
       </colorrole>
       <colorrole role="Accent">
        <brush brushstyle="SolidPattern">
         <color alpha="255">
          <red>0</red>
          <green>0</green>
          <blue>255</blue>
         </color>
        </brush>
       </colorrole>
      </inactive>
      <disabled>
       <colorrole role="Accent">
        <brush brushstyle="SolidPattern">
         <color alpha="255">
          <red>0</red>
          <green>0</green>
          <blue>255</blue>
         </color>
        </brush>
       </colorrole>
      </disabled>
     </palette>
    </property>
    <property name="text">
     <string/>
    </property>
    <property name="pixmap">
     <pixmap resource="kisumisu.qrc">:/kisumisu/cccchesgsdfdses.jpg</pixmap>
    </property>
    <property name="scaledContents">
     <bool>true</bool>
    </property>
   </widget>
   <widget class="QLabel" name="kisulabelVoittaja">
    <property name="enabled">
     <bool>true</bool>
    </property>
    <property name="geometry">
     <rect>
      <x>340</x>
      <y>290</y>
      <width>121</width>
      <height>91</height>
     </rect>
    </property>
    <property name="font">
     <font>
      <kerning>true</kerning>
     </font>
    </property>
    <property name="text">
     <string/>
    </property>
    <property name="pixmap">
     <pixmap resource="kisumisu.qrc">:/kisumisu/sillybilly.png</pixmap>
    </property>
    <property name="scaledContents">
     <bool>true</bool>
    </property>
   </widget>
   <widget class="QLabel" name="kurkkisVoittaja">
    <property name="enabled">
     <bool>true</bool>
    </property>
    <property name="geometry">
     <rect>
      <x>330</x>
      <y>290</y>
      <width>131</width>
      <height>91</height>
     </rect>
    </property>
    <property name="autoFillBackground">
     <bool>false</bool>
    </property>
    <property name="text">
     <string/>
    </property>
    <property name="pixmap">
     <pixmap resource="kisumisu.qrc">:/kisumisu/kurkkis.png</pixmap>
    </property>
    <property name="scaledContents">
     <bool>true</bool>
    </property>
   </widget>
   <zorder>chess</zorder>
   <zorder>progressBar1</zorder>
   <zorder>gameText</zorder>
   <zorder>aikaButton1</zorder>
   <zorder>stopButton</zorder>
   <zorder>startButton</zorder>
   <zorder>progressBar2</zorder>
   <zorder>aikaButton2</zorder>
   <zorder>switchButton1</zorder>
   <zorder>switchButton2</zorder>
   <zorder>p1Aika</zorder>
   <zorder>p2Aika</zorder>
   <zorder>label</zorder>
   <zorder>label_2</zorder>
   <zorder>kisulabel</zorder>
   <zorder>kurkkis</zorder>
   <zorder>kisulabelVoittaja</zorder>
   <zorder>kurkkisVoittaja</zorder>
  </widget>
  <widget class="QMenuBar" name="menubar">
   <property name="geometry">
    <rect>
     <x>0</x>
     <y>0</y>
     <width>800</width>
     <height>17</height>
    </rect>
   </property>
  </widget>
  <widget class="QStatusBar" name="statusbar"/>
 </widget>
 <resources>
  <include location="kisumisu.qrc"/>
 </resources>
 <connections/>
</ui>
